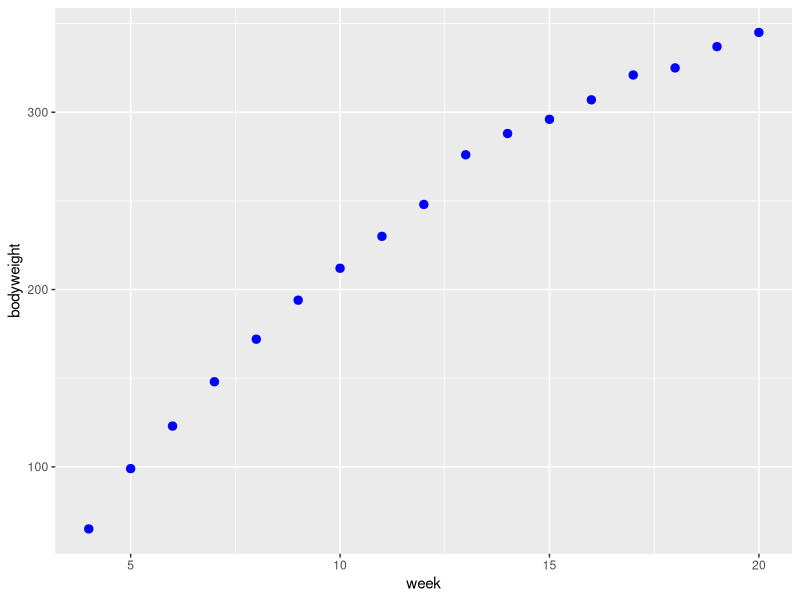
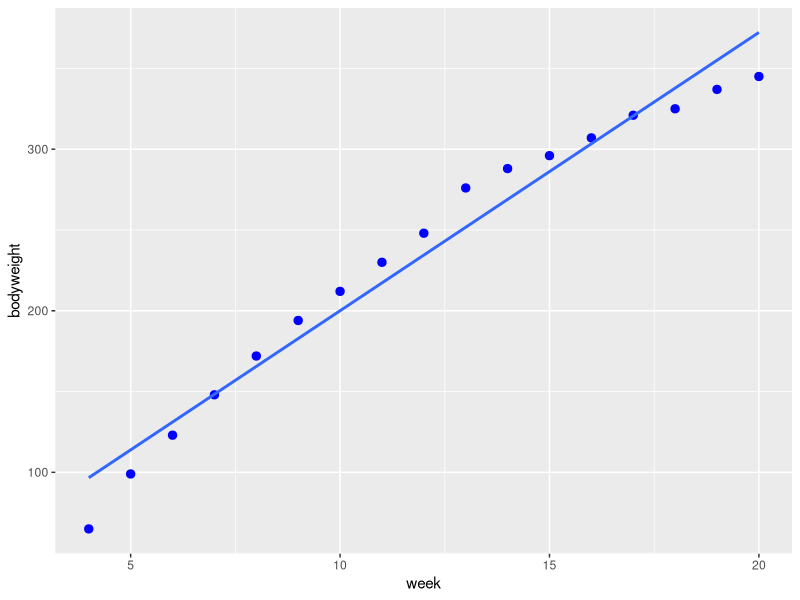
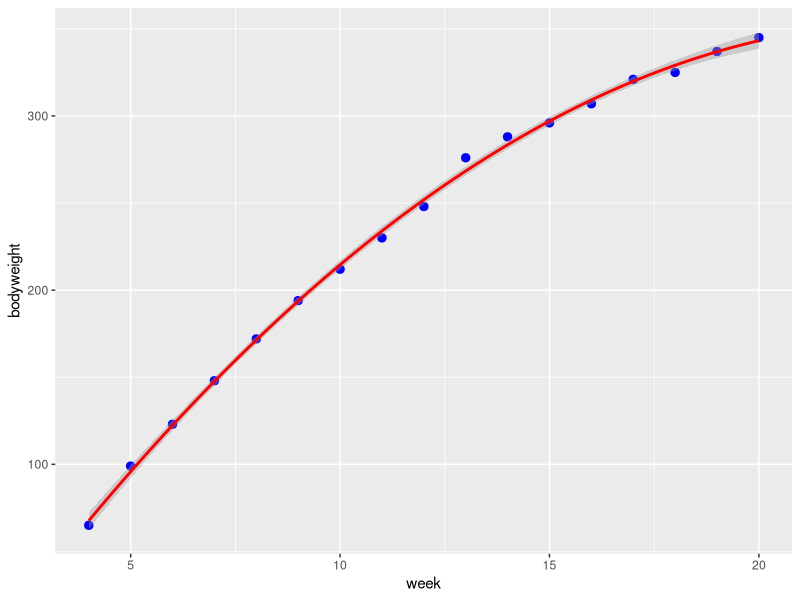

The R source for these figures, in order:
## ---- chunk 1
knitr::opts_chunk$set(echo = TRUE)

# title: polynomial regression
# author: jonathan
# revised: 3/2/2020

WEB <- c("https://bioceed.uib.no/dropfolder/bioSTATS/Rmd/Basic/regression/polynomial-regression.html")
GIT <- c("https://github.com/jonathansoule/biostats/blob/master/Basic/regression/polynomial-regression.Rmd")
library(ggplot2)
## ---- chunk 2
# variable1
bodyweight <- c(65, 99, 123, 148, 172, 194, 212, 230, 248, 276, 288, 296, 307, 321, 325, 337, 345)

# variable2
week <- 4:20

# dataframe
my.dataframe <- data.frame(week, bodyweight)
## ---- chunk 3
ggplot(my.dataframe, aes(week, bodyweight)) +
  geom_point(color = "blue", size = 2.5)
## ---- chunk 4
ggplot(my.dataframe, aes(week, bodyweight)) +
  geom_point(color = "blue", size = 2.5) +
  geom_smooth(method = "lm", se = FALSE)
## ---- chunk 5
lm(bodyweight ~ poly(week, 2))
## ---- chunk 6
ggplot(my.dataframe, aes(week, bodyweight)) +
  geom_point(color = "blue", size = 2.5) +
  stat_smooth(method = "lm", formula = y ~ poly(x, 2, raw = TRUE), colour = "red")
